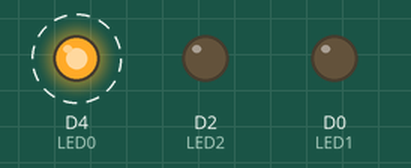
A sketch run on a simulated ESP8266 (NodeMCU). Shown: output pins drawn as LEDs (lit = HIGH). Dashed ring = blinking. WiFi joins after 1.5 s; servers stay silent unless stated; network time is answered at once with the bench clock; what the sketch prints to the serial monitor is not drawn.

Above: at 2.66 s.
Timing chart, 0 to 5.5 s (numbered marks = the images above):
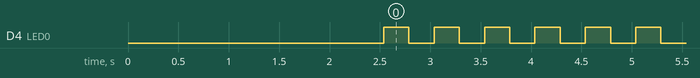

The sketch:

TakeOneServer.ino
```cpp
//-- Libraries Included --------------------------------------------------------------
  #include <ESP8266WiFi.h>
  #include <ArduinoOTA.h>
  #include <WiFiUdp.h>
  #include <NTPClient.h>
//------------------------------------------------------------------------------------
  // Define I/O Pins
  #define     LED0      2           // WIFI Module LED
  #define     LED1      D0          // Connectivity With Client #1
  #define     LED2      D2          // Connectivity With Client #2
  #define     BUTTON    D1          // Connectivity ReInitiate Button
//------------------------------------------------------------------------------------
  // Authentication Variables
  char*       AP_ssid;              // SERVER WIFI NAME
  char*       AP_password;          // SERVER PASSWORD
  char*       STA_ssid = "Dougras";
  char*       STA_password = "eusouodougrasvocenaoehodougras";
  long contador, contadorAnt;
//------------------------------------------------------------------------------------
  #define     MAXSC     6           // MAXIMUM NUMBER OF CLIENTS
  //char message = 'O';
  /*
   * MAXSC => Maximum Server Clients
   * They Are 6 Because
   * 1. Blue Fighter Suit
   * 2. Red Fighter Suit
   * 3. Corner Referee 1
   * 4. Corner Referee 2
   * 5. Corner Referee 3
   * 6. Corner Referee 4
   */

  WiFiServer  Servidor(9001);      // THE SERVER AND THE PORT NUMBER
  WiFiClient  Cliente[MAXSC];     // THE SERVER CLIENTS (Devices)

//====================================================================================

  WiFiUDP ntpUDP;

int16_t utc = -3; //UTC -3:00 Brazil
uint32_t currentMillis = 0;
uint32_t previousMillis = 0;

NTPClient timeClient(ntpUDP, "a.st1.ntp.br", utc*3600, 60000);
//====================================================================================

  void setup()
  {
    contadorAnt = millis();
    // Setting The Serial Port
    Serial.begin(115200);           // Computer Communication

    // Setting The Mode Of Pins
    pinMode(LED0, OUTPUT);          // WIFI OnBoard LED Light
    pinMode(LED1, OUTPUT);          // Indicator For Client #1 Connectivity
    pinMode(LED2, OUTPUT);          // Indicator For Client #2 Connectivity
    pinMode(BUTTON, INPUT_PULLUP);  // Initiate Connectivity

    // Print Message Of I/O Setting Progress
    Serial.println();
    Serial.println("I/O Pins Modes Set .... Done");

    // Setting Up A Wifi Access Point
    SetWifi("ESP_04", "");

    WiFi.begin(STA_ssid, STA_password);
  while(WiFi.status() != WL_CONNECTED){
    Serial.print(".");
    delay(100);
  }
  Serial.print("Conectado em " + (String)STA_ssid);
  // Port defaults to 8266
  // ArduinoOTA.setPort(8266);

  // Hostname defaults to esp8266-[ChipID]
   ArduinoOTA.setHostname("node-04");

  // No authentication by default
  // ArduinoOTA.setPassword((const char *)"123");

  ArduinoOTA.onStart([]() {
    Serial.println("Start");
  });
  ArduinoOTA.onEnd([]() {
    Serial.println("\nEnd");
  });
  ArduinoOTA.onProgress([](unsigned int progress, unsigned int total) {
    Serial.printf("Progress: %u%%\r", (progress / (total / 100)));
  });
  ArduinoOTA.onError([](ota_error_t error) {
    Serial.printf("Error[%u]: ", error);
    if (error == OTA_AUTH_ERROR) Serial.println("Auth Failed");
    else if (error == OTA_BEGIN_ERROR) Serial.println("Begin Failed");
    else if (error == OTA_CONNECT_ERROR) Serial.println("Connect Failed");
    else if (error == OTA_RECEIVE_ERROR) Serial.println("Receive Failed");
    else if (error == OTA_END_ERROR) Serial.println("End Failed");
  });
  ArduinoOTA.begin();
   timeClient.begin();
  timeClient.update();
  }

//====================================================================================

  void loop()
  {
    ArduinoOTA.handle();
    // Checking For Available Clients
    AvailableClients();
    //checkOST();
    // Checking For Available Client Messages
    AvailableMessage();
    contador = millis();
    if(contador-contadorAnt>=10000){
    int aux = sendMessage("Oi, ESP_2");
    if(aux == 1)
      Serial.println("Mensagem enviada!");
    else if(aux == 0)
      Serial.println("Mensagem não enviada");
    else if(aux == -1)
        Serial.println("Cliente não disponivel");
    contadorAnt = millis();
    }
  }

//====================================================================================

  void SetWifi(char* Name, char* Password)
  {
    // Stop Any Previous WIFI
    WiFi.disconnect();

    // Setting The Wifi Mode
    WiFi.mode(WIFI_AP_STA);
    Serial.println("WIFI Mode : AccessPoint Station");

    // Setting The AccessPoint Name & Password
    AP_ssid      = Name;
    AP_password  = Password;

    // Starting The Access Point
    WiFi.softAP(AP_ssid, AP_password);
    Serial.println("WIFI < " + String(AP_ssid) + " > ... Started");

    // Wait For Few Seconds
    delay(1000);

    // Getting Server IP
    IPAddress IP = WiFi.softAPIP();

    // Printing The Server IP Address
    Serial.print("AccessPoint IP : ");
    Serial.println(IP);

    // Printing MAC Address
    Serial.print("AccessPoint MC : ");
    Serial.println(String(WiFi.softAPmacAddress()));

    // Starting Server
    Servidor.begin();
    Servidor.setNoDelay(true);
    Serial.println("Server Started");
  }

//====================================================================================

void forceUpdate(void) {
  timeClient.forceUpdate();
}

void checkOST(void) {
  currentMillis = millis();//Tempo atual em ms
  //Lógica de verificação do tempo
  if (currentMillis - previousMillis > 1000) {
    previousMillis = currentMillis;    // Salva o tempo atual
    printf("Time Epoch: %d: ", timeClient.getEpochTime());
    Serial.println(timeClient.getFormattedTime());
  }
}

//====================================================================================
  void AvailableClients()
  {
    if (Servidor.hasClient())
    {
      // Read LED0 Switch To Low If High.
      if(digitalRead(LED0) == HIGH) digitalWrite(LED0, LOW);

      // Light Up LED1
      digitalWrite(LED1, HIGH);

      for(uint8_t i = 0; i < MAXSC; i++)
      {
        //find free/disconnected spot
        if (!Cliente[i] || !Cliente[i].connected())
        {
          // Checks If Previously The Client Is Taken
          if(Cliente[i])
          {
            Cliente[i].stop();
          }

          // Checks If Clients Connected To The Server
          if(Cliente[i] = Servidor.available())
          {
            Serial.println("New Client: " + String(i));
          }

          // Continue Scanning
          continue;
        }
      }

      //no free/disconnected spot so reject
      WiFiClient Cliente = Servidor.available();
      Cliente.stop();
    }
    else
    {
      // This LED Blinks If No Clients Where Available
      digitalWrite(LED0, HIGH);
      delay(250);
      digitalWrite(LED0, LOW);
      delay(250);
    }
  }

//====================================================================================

  void AvailableMessage()
  {
    //check clients for data
    for(uint8_t i = 0; i < MAXSC; i++)
    {
      if (Cliente[i] && Cliente[i].connected() && Cliente[i].available())
      {
          while(Cliente[i].available())
          {
            String Message = Cliente[i].readStringUntil('\r');
            Cliente[i].flush();
            Serial.println("Client No " + String(i) + " - " + Message);
          }
      }
    }
  }

//====================================================================================

int sendMessage(String message) {
  if((Cliente[0]) or (Cliente[1]) or (Cliente[2]) or (Cliente[3]) or (Cliente[4])) {
    if(Cliente[0].print(message))
     return 1;
    return 0;
  }
  return -1;
}
```

Measured:
- by itself, D4 (LED0): alternates HIGH for 0.25 s and LOW for 0.25 s
